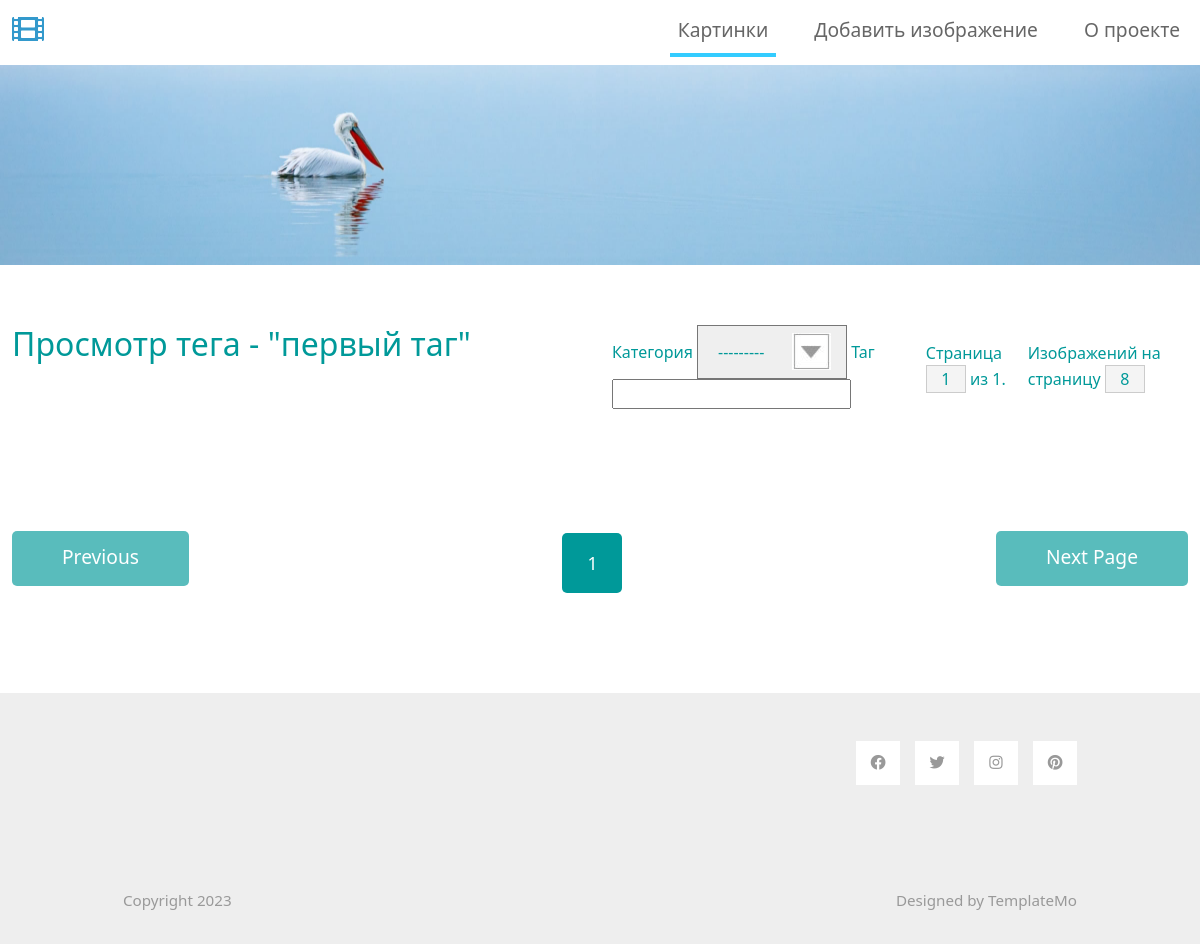
/tag/первый таг/, run on an earlier commit of the app's database.
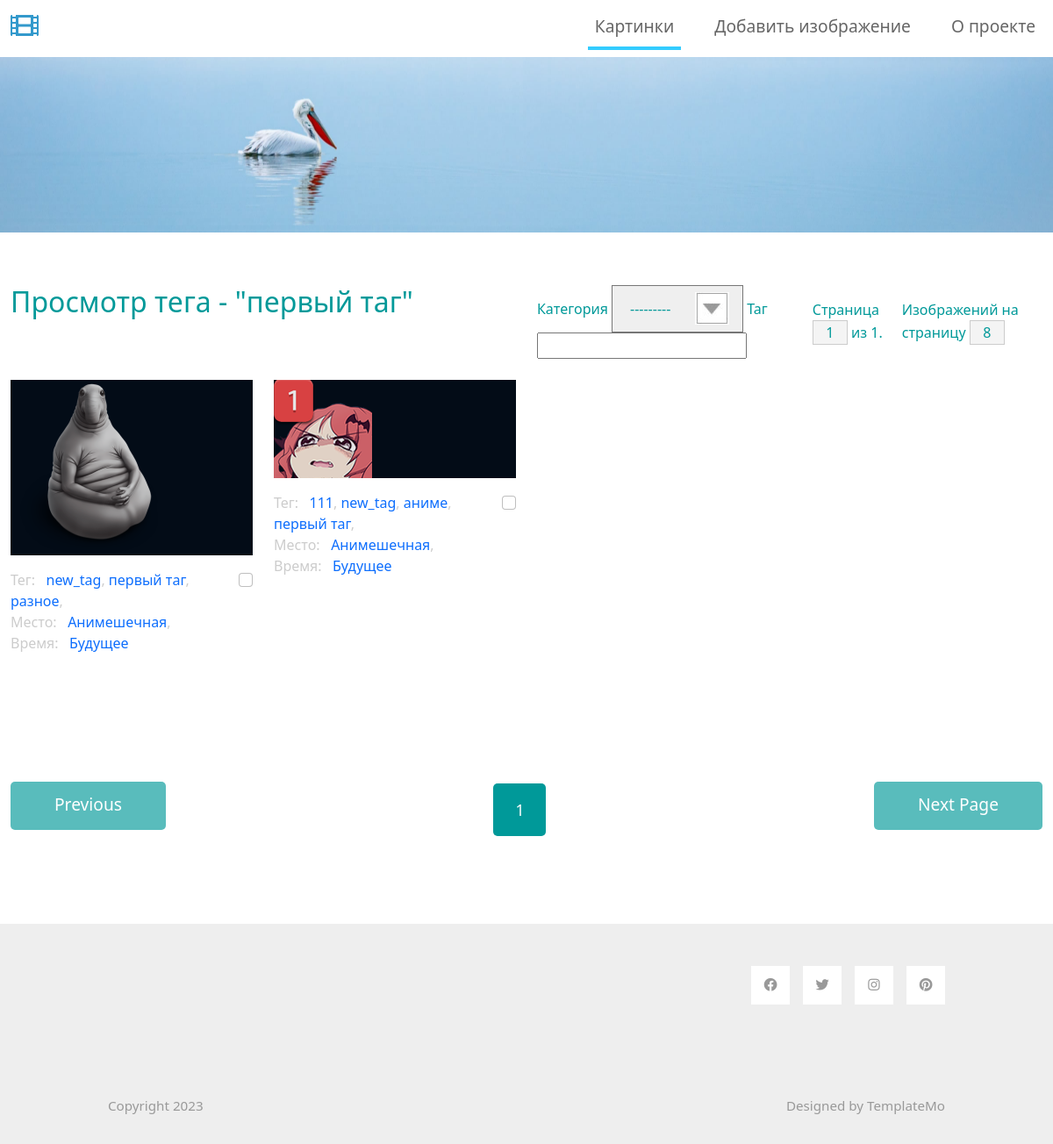
And on a later commit of the database.
### image/models.py (models this page shows, shortened)
class Image(models.Model):
    image = models.ImageField(upload_to='img/%Y/%m/%d',
                              verbose_name='Изображение')
    image_name = models.CharField(max_length=30,
                                  verbose_name='Название изображения')
    tags = models.ManyToManyField(Tag, verbose_name='Теги', )
    class Meta:
        default_related_name = 'images'
        verbose_name = 'картинки'
        verbose_name_plural = 'Картинки'
        ordering = ('pk',)

### tag_anything/models.py (models this page shows, shortened)
class Tag(models.Model):
    tag = models.CharField(
        max_length=20,
        unique=True,
        verbose_name='Тег'
    )
    category = models.ForeignKey(
        'TagCategory',
        on_delete=models.CASCADE,
        verbose_name='Категория',
    )
    class Meta:
        verbose_name = 'тег'
        verbose_name_plural = 'Теги'
        ordering = ('category', 'tag')
    def __str__(self) -> str:
        return self.tag

class TagCategory(models.Model):
    name = models.CharField(
        max_length=30,
        unique=True,
        verbose_name='Название',
    )
    class Meta:
        verbose_name = 'категория'
        verbose_name_plural = 'Категории'
        ordering = ('pk',)
    def __str__(self):
        return self.name

### gallery/views.py (the view, shortened to what this page needs)
# urls.py: path('', views.ImageListView.as_view(), name='index'),
class ImageListView(ListView):
    model = Image
    template_name = 'gallery/gallery.html'
    context_object_name = 'images'
    paginate_by = GALLERY_DEFAULT_SETTINGS['image_per_page']
    def get_context_data(self, **kwargs: Any) -> Dict[str, Any]:
        context = super().get_context_data(**kwargs)
        if tag := self.kwargs.get('tag_str'):
            context['title'] = f'Просмотр тега - "{tag}"'
        else:
            context['title'] = 'Фото органайзер'
        tag_form = AddTags(self.request.GET)
        if (tag_form.is_valid()):
            select_tag = Tag.objects.get_or_create(**tag_form.cleaned_data)[0]
            for key, value in self.request.GET.items():
                if key.isdigit() and value == 'on':
                    Image.objects.get(pk=key).tags.add(select_tag.pk)
        context['image_per_page'] = self.request.session.get(
            'image_per_page',
            GALLERY_DEFAULT_SETTINGS['image_per_page'])
        context['tag_form'] = tag_form
        return context
    def get_paginate_by(self, queryset) -> int:
        return self.request.session.get(
            'image_per_page',
            GALLERY_DEFAULT_SETTINGS['image_per_page']
        )
    def get_queryset(self):
        if tag := self.kwargs.get('tag_str'):
            images = Image.objects.prefetch_related(
                'tags',
                'tags__category'
            ).filter(tags__tag=tag)
        else:
            images = Image.objects.prefetch_related(
                'tags',
                'tags__category'
            ).all()
        return images

### gallery/forms.py
class AddTags(forms.Form):
    tag = forms.CharField(
        max_length=20,
        widget=forms.TextInput(
            attrs={
                'class': 'tm-text-primary'
            }),
        empty_value='Введите тег',
        label='Таг'
    )
    category = forms.ModelChoiceField(
        queryset=TagCategory.objects.all(),
        label='Категория',
        widget=forms.Select(attrs={
            'style': 'width:150px; padding:none',
        })
    )

### templates/gallery/gallery.html (shortened to what this page needs)
{% extends 'base.html' %}
{% block content %}
  <div class="container-fluid tm-container-content tm-mt-60">
    <div class="row mb-4">
      <h2 class="col-6 tm-text-primary">
        {{ title }}
      </h2>
      <div class="col-6 d-flex justify-content-end align-items-center">
        <form action="" class="tm-text-primary" method="GET" id="tag_selector">
          {{ tag_form.category.label }} {{ tag_form.category }} {{ tag_form.tag.label }} {{ tag_form.tag }}
        </form>
        <form action="" class="tm-text-primary" method="GET">
          Страница <input name="page" type="text" value="{{ page_obj.number }}" size="1" class="tm-input-paging tm-text-primary"> из {{ paginator.num_pages }}.&nbsp;
        </form>
        <form action="" class="tm-text-primary" method="GET">
           Изображений на страницу <input name="image_per_page" type="input" value="{{ image_per_page }}" size="1" class="tm-input-paging tm-text-primary">&nbsp;
        </form>
      </div>
    </div>
    <div class="row tm-mb-90 tm-gallery">
      {% for image in images %}
        {% include 'gallery/includes/thumb.html' %}
      {% endfor %}
    </div>
    <div class="row tm-mb-90">
      <div class="col-12 d-flex justify-content-between align-items-center tm-paging-col">
        <a
          href="{% if page_obj.has_previous %}?page={{ page_obj.previous_page_number }}{% else %}javascript:void(0);{% endif %}"
          class="btn btn-primary tm-btn-prev mb-2 {% if not page_obj.has_previous %}disabled{% endif %}"
        >Previous</a>
        <div class="tm-paging d-flex">
          {% for p in paginator.page_range %}
            {% if p >= page_obj.number|add:-2 and p <= page_obj.number|add:2 %}
              <a href="{% if p == page_obj.number %}javascript:void(0);{% else %}?page={{ p }}{% endif %}"
                class="{% if p == page_obj.number %}active{% endif %} tm-paging-link">{{ p }}</a>
            {% endif %}
          {% endfor %}
        </div>
        <a
        href="{% if page_obj.has_next %}?page={{ page_obj.next_page_number }}{% else %}javascript:void(0);{% endif %}"
        class="btn btn-primary tm-btn-prev mb-2 {% if not page_obj.has_next %}disabled{% endif %}"
      >Next Page</a>
      </div>
    </div>
  </div>
{% endblock content %}

### templates/gallery/includes/thumb.html (shortened to what this page needs)
<div class="col-xl-3 col-lg-4 col-md-6 col-sm-6 col-12 mb-5">
  <figure class="effect-ming tm-video-item">
    <img src="{{ image.image.url }}" alt="{{ image.name }}" class="img-fluid">
    <figcaption class="d-flex align-items-center justify-content-center">
    </figcaption>
  </figure>
  <div class="d-flex justify-content-between tm-text-gray">
    {% include 'gallery/includes/taglist.html' with tags=image.tags.all %}
    <span>
      <input type="checkbox" id="{{ image.pk }}" name="{{ image.pk }}" form="tag_selector" class="form-check-input">
    </span>
  </div>
</div>

### templates/gallery/includes/taglist.html
<span class="tm-text-gray-light">
  {% for tag in tags %}
    {% ifchanged tag.category %}
      <span>
        {% if not forloop.first %}<br>{% endif %} {{ tag.category }}: &nbsp;
      </span>
    {% endifchanged %}
      <a href="{% url 'gallery:tag_view' tag %}">{{ tag }}</a>{% if not forloop.last %},{% endif %}
  {% endfor %}
</span>

What changed in the data, as far as the page shows it:
added Image: image (picture)
added Tag: category "Тег", tag "new_tag"
added Tag: tag "первый таг"
added Tag: tag "разное"
added Tag: category "Место", tag "Анимешечная"
added Tag: category "Время", tag "Будущее"
added Image: image (picture)
added Tag: category "Тег", tag "111"
added Tag: tag "аниме"
